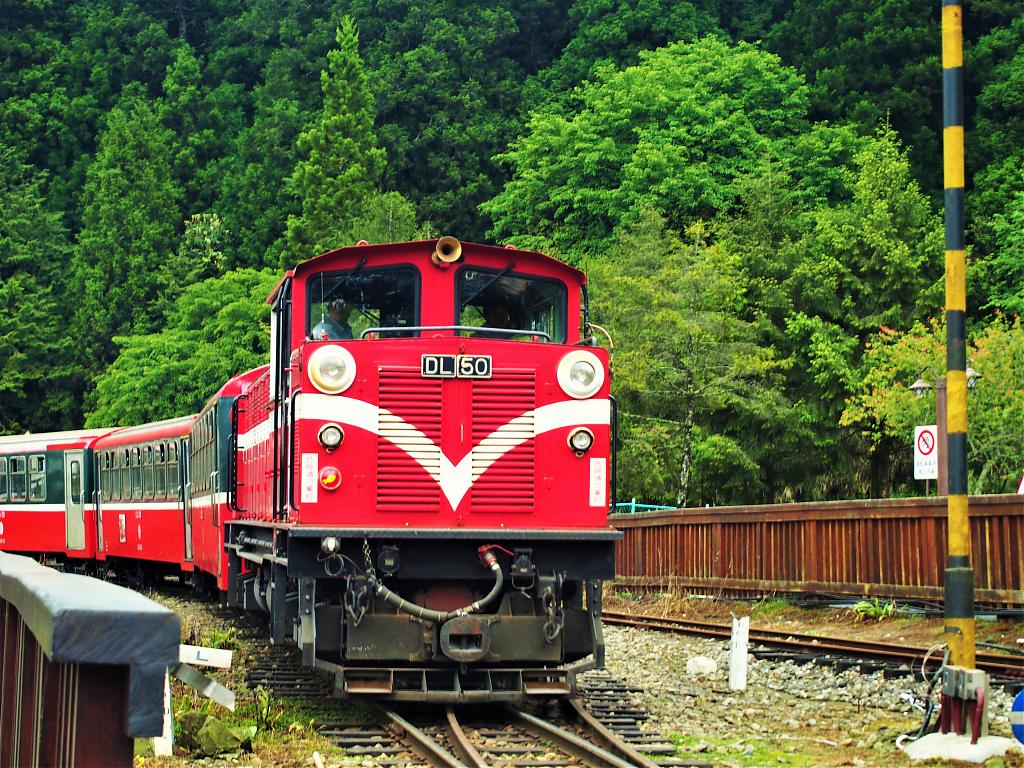
#> input picture images/train.jpg, 1024 x 768 px
$ python watercolor.py   (older library calls are emulated)
#> lines starting #> are read from the running program, lines starting #| are printed output that depends on the picture; after the words box and inside, x2 and y2 are one past the last pixel; in counts of white or black regions, pixels touching at a corner belong together
#> further down, image is the input picture: shape (768, 1024, 3); mean B, G, R 59.6, 92.8, 93.5
### watercolor_utils.py
import cv2
import numpy as np
from skimage.color import rgb2lab, lab2rgb
from noise import pnoise2


# Color Adjustment: Change the color of original image to match some specific color style (defined by user in `model.txt`).
def adjust_color(image, model_path="./model/model.txt", style=-1):
#> called with model_path = './model/model.txt', style = -1
    image = image.astype(np.float32) / 255.0
    image_rgb = cv2.cvtColor(image, cv2.COLOR_BGR2RGB)
    image_lab = rgb2lab(image_rgb)
#> image_lab: shape (512, 682, 3) float32; mean of channels 0, 1, 2 39.4, -5.3, 20.3
    mean, std = cv2.meanStdDev(image_lab)
#> mean = [39.42, -5.29, 20.33]; std = [23.28, 26.67, 18.59]
    mean = mean.flatten()
    std = std.flatten()

    centers = np.loadtxt(model_path, dtype=np.float32)

    # style -1 means to find the closest style
    if style == -1:
        source_vec = np.concatenate([mean, std])
#> source_vec = [39.42, -5.29, 20.33, 23.28, 26.67, 18.59]
        dists = np.linalg.norm(centers - source_vec, axis=1)
#> dists = 20 values, max 51.88 at index 2, min 21.91 at index 7, mean 33.97
        best_style = np.argmin(dists)
#> best_style = 7
    else:
        best_style = style

    target_mean = centers[best_style, :3]
#> target_mean = [44.49, 4.27, 14.7]
    target_std = centers[best_style, 3:]
#> target_std = [24.62, 8.52, 18.79]

    # Reinhard color transfer
    image_adj = (image_lab - mean) * (target_std / std) + target_mean
#> image_adj: shape (512, 682, 3) float64; mean of channels 0, 1, 2 44.5, 4.3, 14.7
    image_rgb = lab2rgb(image_adj).astype(np.float32)
    image_bgr = cv2.cvtColor(image_rgb, cv2.COLOR_RGB2BGR)
    image_bgr = np.clip(image_bgr * 255, 0, 255).astype(np.uint8)
    return image_bgr


# Saliency Distance Field: Perform saliency detection to identify the regions that are likely to be emphasized.
def get_binary_saliency_map(image):
    saliency = cv2.saliency.StaticSaliencyFineGrained_create()
    _, saliencyMap = saliency.computeSaliency(image)
    saliencyMap = cv2.normalize(saliencyMap, None, 0, 255, cv2.NORM_MINMAX).astype(
        np.uint8
    )
    saliencyMap = cv2.GaussianBlur(saliencyMap, (11, 11), 0)
    _, binary = cv2.threshold(
        saliencyMap, 127, 255, cv2.THRESH_BINARY + cv2.THRESH_OTSU
    )
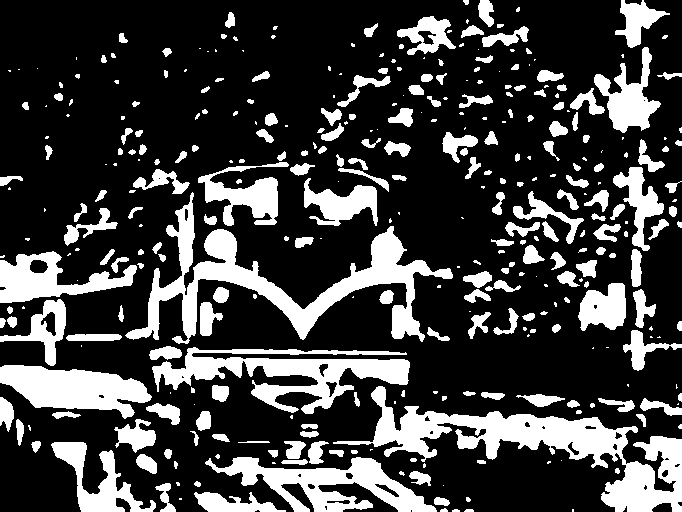
#> binary: shape (512, 682); 24.9% white; 356 white regions (134 under 20 px), largest, box (x1, y1, x2, y2) and area: (333, 386, 682, 512) 11868, (125, 192, 453, 344) 10632, (152, 347, 410, 414) 6937
    return binary


def compute_saliency_distance_field(image):
    # compute saliency map
    binary_saliency = get_binary_saliency_map(image)

    # invert to get the background
    binary_inv = cv2.bitwise_not(binary_saliency)
    dist = cv2.distanceTransform(binary_inv, cv2.DIST_L2, 5)
    norm_dist = cv2.normalize(dist, None, 0, 1.0, cv2.NORM_MINMAX)

    # recursive Gaussian filter to smooth
    for _ in range(10):
        norm_dist = cv2.GaussianBlur(norm_dist, (5, 5), 0)

    return binary_saliency, norm_dist


# Abstraction: Regions that need not be emphasized will be simplified by abstraction, make variations in salient regions will be better preserved while the surrounding regions will tend to be abstracted.


def abstraction(image_bgr, dist_field, saliency_mask):
    image_rgb = cv2.cvtColor(image_bgr, cv2.COLOR_BGR2RGB).astype(np.uint8)
    image_lab = rgb2lab(image_rgb)
#> image_lab: shape (512, 682, 3) float64; mean of channels 0, 1, 2 44.1, 4.1, 14.7
    hfs = cv2.hfs.HfsSegment.create(
        image_rgb.shape[0], image_rgb.shape[1], 0.02, 30, 0.08, 60, 0.3, 32, 16
    )
    segments_rgb = hfs.performSegmentCpu(image_rgb, True)
    segments = cv2.cvtColor(segments_rgb, cv2.COLOR_RGB2GRAY).astype(np.uint8)

    H, W = image_rgb.shape[:2]
#> H = 512; W = 682
    output_lab = image_lab.copy()

    for i in range(H):
        for j in range(W):
            seg_id = segments[i, j]
            d = dist_field[i, j]

            if saliency_mask[i, j]:
                # for salient pixels, use a fixed kernel size of 5
                k = 5
            else:
                # for non-salient pixels, use a larger kernel size clamp(5*2*(d + 0.3), 4, 9)
                k = int(np.clip(5 * 2 * (d + 0.3), 4, 9))
                if k % 2 == 0:
                    k += 1

            half_k = k // 2

            # define local window bounds
            i1 = max(i - half_k, 0)
            i2 = min(i + half_k + 1, H)
            j1 = max(j - half_k, 0)
            j2 = min(j + half_k + 1, W)

            patch_lab = image_lab[i1:i2, j1:j2]
            patch_seg = segments[i1:i2, j1:j2]

            mask = patch_seg == seg_id

            if not saliency_mask[i, j]:
                center_color = image_lab[i, j][np.newaxis, np.newaxis, :]
                diff = np.linalg.norm(patch_lab - center_color, axis=-1)  # (k, k)
                neighbor_mask = (patch_seg != seg_id) & (diff < 0.3 * d)
                mask = mask | neighbor_mask

            if np.any(mask):
                # mean over all qualifying pixels in patch
                output_lab[i, j] = patch_lab[mask].mean(axis=0)
#> output_lab: shape (512, 682, 3) float64; mean of channels 0, 1, 2 44.2, 4, 14.7

    result_rgb = lab2rgb(output_lab)
    result_bgr = cv2.cvtColor((result_rgb * 255).astype(np.uint8), cv2.COLOR_RGB2BGR)
    return segments, result_bgr


# Compute Boundaries: Region boundaries are classified into the following three groups with regard to the application of the hand tremor effect.
# 1. Boundaries in a wet-in-wet area should not be distorted;
# 2. Boundaries of regions with similar hues are distorted without overlaps and gaps;
# 3. The other boundaries are distorted with overlaps and gaps, as supposed to be generated by the hand tremor effect.
def angle(a, b):
    return min(abs(int(a) - int(b)), 180 - abs(int(a) - int(b)))


def boundary_classification(image_bgr, saliency_map):
    h, w = image_bgr.shape[:2]
#> h = 512; w = 682
    image_gray = cv2.cvtColor(image_bgr, cv2.COLOR_BGR2GRAY)
    image_hsv = cv2.cvtColor(image_bgr, cv2.COLOR_BGR2HSV)
#> image_hsv: shape (512, 682, 3); mean H, S, V 50.5, 89.5, 122.8

    # compute gradients
    grad_x = cv2.Scharr(image_gray, cv2.CV_16S, 1, 0)
    grad_y = cv2.Scharr(image_gray, cv2.CV_16S, 0, 1)
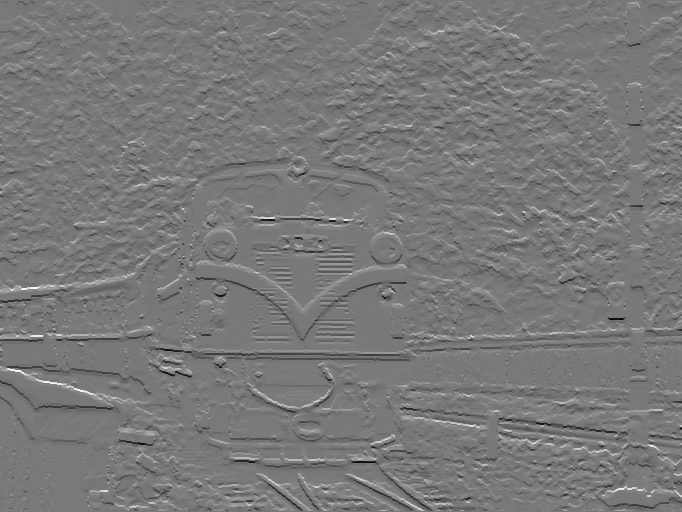
#> grad_y: shape (512, 682) int16; min -3212, max 3558, mean 5.3; drawn with min black and max white

    abs_grad_x = cv2.convertScaleAbs(grad_x)
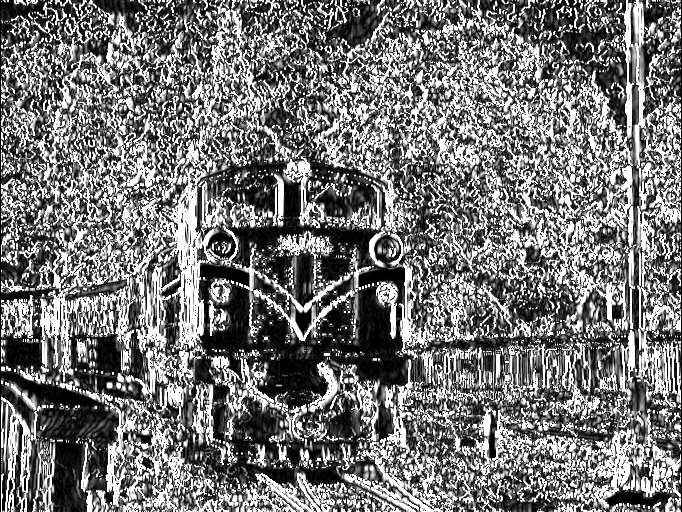
#> abs_grad_x: shape (512, 682); min 0, max 255, mean 118.4
    abs_grad_y = cv2.convertScaleAbs(grad_y)
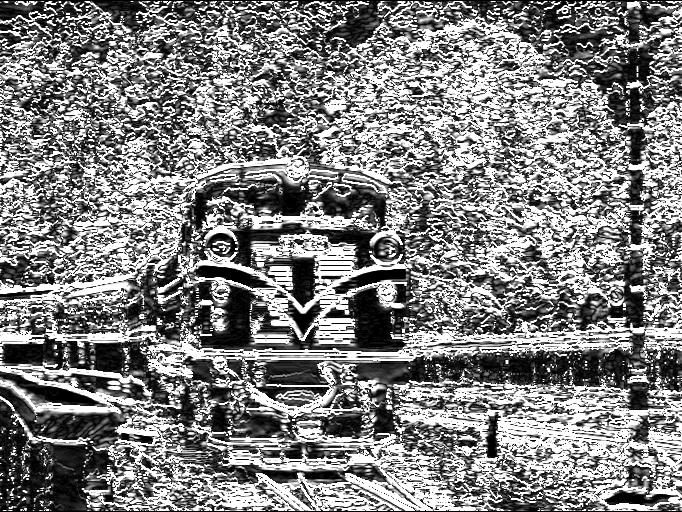
#> abs_grad_y: shape (512, 682); min 0, max 255, mean 129.2

    gradient = cv2.addWeighted(abs_grad_x, 0.5, abs_grad_y, 0.5, 0)
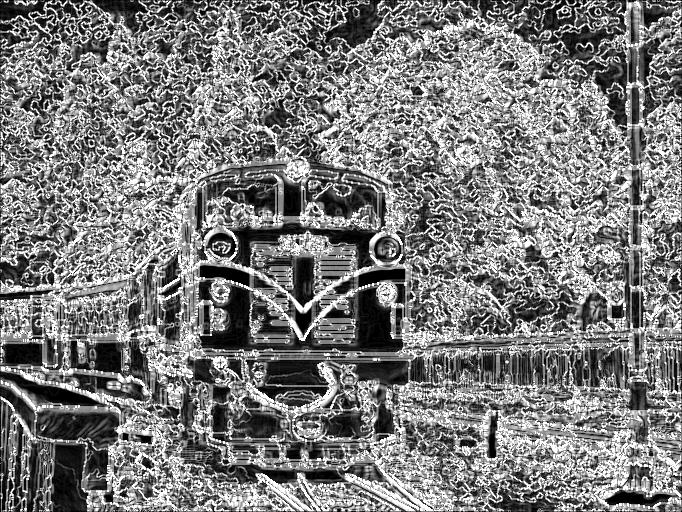
#> gradient: shape (512, 682); min 0, max 255, mean 123.8
    _, boundary = cv2.threshold(gradient, 0, 255, cv2.THRESH_BINARY + cv2.THRESH_OTSU)
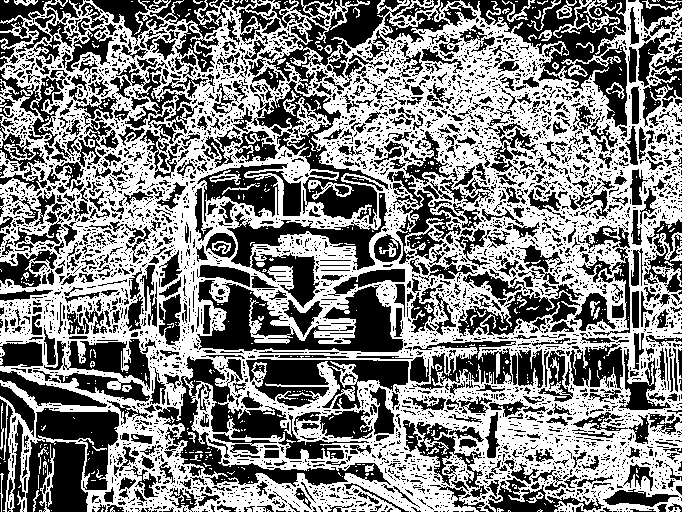
#> boundary: shape (512, 682); 51.7% white; 4910 black regions (4063 under 20 px), largest, box (x1, y1, x2, y2) and area: (158, 356, 391, 487) 7756, (197, 280, 403, 352) 6666, (461, 0, 627, 127) 6564

    result = np.zeros_like(boundary, dtype=np.uint8)

    for i in range(h):
        for j in range(w):
            if boundary[i, j] == 255:
                dx = int(grad_x[i, j])
                dy = int(grad_y[i, j])
                mag = np.hypot(dx, dy)
                if mag < 1e-5:
                    continue
                dx = int(3 * dx / mag)
                dy = int(3 * dy / mag)

                front = (j + dx, i + dy)
                back = (j - dx, i - dy)

                if not (
                    0 <= front[0] < w
                    and 0 <= front[1] < h
                    and 0 <= back[0] < w
                    and 0 <= back[1] < h
                ):
                    continue

                front_h, front_s, front_v = image_hsv[front[1], front[0]]
                back_h, back_s, back_v = image_hsv[back[1], back[0]]
                d = saliency_map[i, j]

                # Boundaries in a wet-in-wet area should not be distorted;
                if (d < 0.3 and angle(front_h, back_h) < 10) or (
                    d >= 0.3 and angle(front_h, back_h) < 45
                ):
                    result[i, j] = 1
                # Boundaries of regions with similar hues are distorted without overlaps and gaps;
                elif (
                    angle(front_h, back_h) < 45
                    or min(front_s, back_s) < 45
                    or min(front_v, back_v) < 45
                ):
                    for a in range(-3, 4):
                        for b in range(-3, 4):
                            y, x = i + a, j + b
                            if 0 <= y < h and 0 <= x < w:
                                if result[y, x] != 1:
                                    result[y, x] = 2
                # The other boundaries are distorted with overlaps and gaps, as supposed to be generated by the hand tremor effect.
                else:
                    for a in range(-3, 4):
                        for b in range(-3, 4):
                            y, x = i + a, j + b
                            if 0 <= y < h and 0 <= x < w:
                                if result[y, x] not in [1, 2]:
                                    result[y, x] = 3
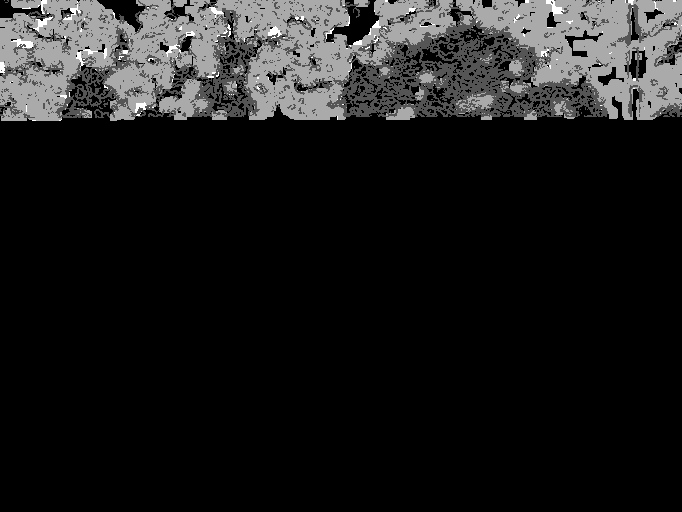
#> result: shape (512, 682); min 0, max 3, mean 0.328; drawn with min black and max white
    return result, grad_x, grad_y


# Wet-in-Wet Effect: Artists paint with a wet brush very a freshly painted wet region so that the pigments are mixed to produce feather-like patterns along a region boundary.


# [263 lines left out: functions wet_in_wet, get_perlin_noise, hand_tremor, edge_darkening, granulation, turbulence_flow and 1 more, not called in this run]

### watercolor.py
# watercolor effect
# reference: "Towards Photo Watercolorization with Artistic Verisimilitude"

from watercolor_utils import *

input_dir = "images"
input_filename = "train.jpg"
input_path = f"{input_dir}/{input_filename}"
output_path = f"{input_path.split('.')[0]}_output.jpg"

# load the image
image = cv2.imread(input_path)
resize_factor = image.shape[0] / 512
image = cv2.resize(
    image, (int(image.shape[1] / resize_factor), int(image.shape[0] / resize_factor))
)

image = adjust_color(image, model_path="./model/model.txt", style=-1)
saliency_map, dist_field = compute_saliency_distance_field(image)
segments, image = abstraction(image, dist_field, saliency_map)
#> (the run stopped early here; a loop or call above may not have finished)
